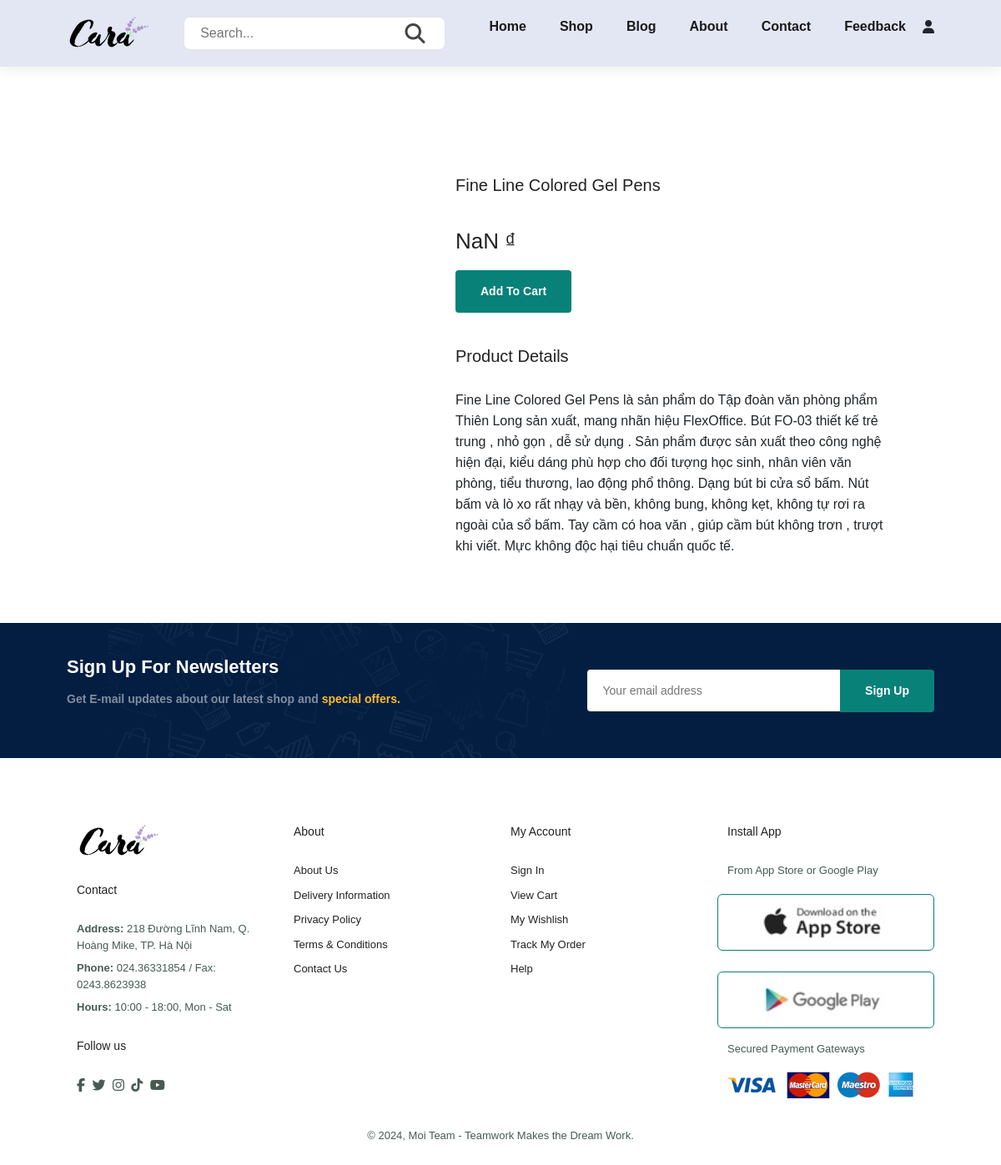
The page /detailProduct.php?id=4 on the database its author committed.
### tables this page shows
CREATE TABLE `sanpham` (
  `maSP` int(11) NOT NULL,
  `maLoaiSP` int(11) NOT NULL,
  `tenSP` varchar(100) NOT NULL,
  `giaSP` int(11) NOT NULL,
  `moTa` text NOT NULL,
  `hinhAnh` text NOT NULL
);

### detailProduct.php (the view, shortened to what this page needs)
<?php
include "./connection/connection.php";
$id = $_GET['id'];
$queryChiTiet = "SELECT * FROM sanpham WHERE maSP = $id";
$result = mysqli_query($conn, $queryChiTiet);
?>
<!DOCTYPE html>
<html lang="en">
<head>
    <link rel="stylesheet" href="./asset/grid.css">
    <link rel="stylesheet" href="https://pro.fontawesome.com/releases/v5.10.0/css/all.css" />
    <link rel="stylesheet" href="style.css">
    <link rel="stylesheet" href="./shop/shop1.css">
</head>
<body>
    <?php include './header.php' ?>
    <?php
    while ($row = mysqli_fetch_array($result)) {
        echo '<section id="prodetails" class="section-p1">
            <div class="single-pro-image">
                <img src="'. $row['hinhAnh'] .'" width="100%" style="border-radius: 8px;" id="MainImg" alt="" />
            </div>
            <div class="single-pro-details">
                <h4>'. $row['tenSP'] .'</h4>
                <h2 class="price">'. $row['giaSP'] .'</h2>
                <a href="./cart.php?id='. $row['maSP'] .'"><button class="normal">Add To Cart</button></a>
                <h4>Product Details</h4>
                <span>'. $row['moTa'] .'</span>
            </div>
        </section>';
    }
    ?>
    <section id="newsletter" class="section-p1 section-m1">
        <div class="newstext">
            <h4>Sign Up For Newsletters</h4>
            <p>
                Get E-mail updates about our latest shop and
                <span>special offers.</span>
            </p>
        </div>
        <div class="form">
            <input type="text" placeholder="Your email address" />
            <button class="normal">Sign Up</button>
        </div>
    </section>
    <footer class="section-p1">
        <div class="col">
            <img class="logo" src="img/logo.png" alt="" />
            <h4>Contact</h4>
            <p>
                <strong>Address:</strong> 218 Đường Lĩnh Nam, Q. Hoàng Mike, TP. Hà
                Nội
            </p>
            <p><strong>Phone:</strong> 024.36331854 / Fax: 0243.8623938</p>
            <p><strong>Hours:</strong> 10:00 - 18:00, Mon - Sat</p>
            <div class="follow">
                <h4>Follow us</h4>
                <div class="icon">
                    <i class="fab fa-facebook-f"></i>
                    <i class="fab fa-twitter"></i>
                    <i class="fab fa-instagram"></i>
                    <i class="fab fa-tiktok"></i>
                    <i class="fab fa-youtube"></i>
                </div>
            </div>
        </div>
        <div class="col">
            <h4>About</h4>
            <a href="#">About Us</a>
            <a href="#">Delivery Information</a>
            <a href="#">Privacy Policy</a>
            <a href="#">Terms & Conditions</a>
            <a href="#">Contact Us</a>
        </div>
        <div class="col">
            <h4>My Account</h4>
            <a href="#">Sign In</a>
            <a href="#">View Cart</a>
            <a href="#">My Wishlish</a>
            <a href="#">Track My Order</a>
            <a href="#">Help</a>
        </div>
        <div class="col install">
            <h4>Install App</h4>
            <p>From App Store or Google Play</p>
            <div class="row">
                <img src="img/pay/app.jpg" alt="" />
                <img src="img/pay/play.jpg" alt="" />
            </div>
            <p>Secured Payment Gateways</p>
            <img src="img/pay/pay.png" alt="" />
        </div>
        <div class="copyright">
            <p>© 2024, Moi Team - Teamwork Makes the Dream Work.</p>
        </div>
    </footer>
</body>
</html>

### asset/grid.css (style rules this page uses)
.row { display: flex; flex-wrap: wrap; margin-left: -4px; margin-right: -4px; }
.col { padding-left: 4px; padding-right: 4px; }
@media (min-width: 740px) { .row { margin-left: -8px; margin-right: -8px; } }
@media (min-width: 740px) { .col { padding-left: 8px; padding-right: 8px; } }
@media (min-width: 1113px) { .row { margin-left: -12px; margin-right: -12px; } }
@media (min-width: 1113px) { .col { padding-left: 12px; padding-right: 12px; } }

### style.css (style rules this page uses)
:root { --red: red; --blue: blue; --green: #088178; --dark-color: #219150; --black: #444; --light-color: #666; --border:.1rem solid rgba(0,0,0,.1); --border-hover:.1rem solid var(--black); --box-shadow:0 .5rem 1rem rgba(0,0,0,.1); }
* { margin: 0; padding: 0; box-sizing: border-box; font-family: "Spartan", sans-serif; outline: none; border: none; text-decoration: none; transition: all .2s linear; transition: width none; }
html { scroll-behavior: smooth; }
h2 { font-size: 46px; line-height: 54px; color: #222; }
h4 { font-size: 20px; color: #222; }
p { font-size: 16px; color: #465b52; margin: 15px 0 20px 0; }
.section-p1 { padding: 40px 80px; }
.section-m1 { margin: 40px 0; }
button.normal { font-size: 14px; font-weight: 600; padding: 15px 30px; color: #000; background-color: #fff; border-radius: 4px; cursor: pointer; border: none; outline: none; transition: 0.2s; }
body { width: 100%; }

### shop/shop1.css (style rules this page uses)
:root { --green: #088178; --dark-color: #219150; --black: #444; --light-color: #666; --border:.1rem solid rgba(0,0,0,.1); --border-hover:.1rem solid var(--black); --box-shadow:0 .5rem 1rem rgba(0,0,0,.1); }
* { margin: 0; padding: 0; box-sizing: border-box; font-family: "Spartan", sans-serif; outline: none; border: none; text-decoration: none; transition: all .2s linear; transition: width none; }
html { scroll-behavior: smooth; }
h2 { font-size: 46px; line-height: 54px; color: #222; }
h4 { font-size: 20px; color: #222; }
p { font-size: 16px; color: #465b52; margin: 15px 0 20px 0; }
.section-p1 { padding: 40px 80px; }
.section-m1 { margin: 40px 0; }
button.normal { font-size: 14px; font-weight: 600; padding: 15px 30px; color: #000; background-color: #fff; border-radius: 4px; cursor: pointer; border: none; outline: none; transition: 0.2s; }
body { width: 100%; }
#newsletter { display: flex; justify-content: space-between; flex-wrap: wrap; align-items: center; background-image: url("img/banner/b14.png"); background-repeat: no-repeat; background-position: 20% 30%; background-color: #041e42; }
#newsletter h4 { font-size: 22px; font-weight: 700; color: #fff; }
#newsletter p { font-size: 14px; font-weight: 600; color: #818ea0; }
#newsletter p span { color: #ffbd27; }
#newsletter .form { display: flex; width: 40%; }
#newsletter input { height: 3.125rem; padding: 0 1.25em; font-size: 14px; width: 100%; border: 1px solid transparent; border-radius: 4px; outline: none; border-top-right-radius: 0; border-bottom-right-radius: 0; }
#newsletter button { background-color: #088178; color: #fff; white-space: nowrap; border-top-left-radius: 0; border-bottom-left-radius: 0; }
footer { display: flex; flex-wrap: wrap; justify-content: space-between; }
footer .col { display: flex; flex-direction: column; align-items: flex-start; margin-bottom: 20px; }
footer .logo { margin-bottom: 30px; }
footer h4 { font-size: 14px; padding-bottom: 20px; }
footer p { font-size: 13px; margin: 0 0 8px 0; }
footer a { font-size: 13px; text-decoration: none; color: #222; margin-bottom: 10px; }
footer .follow { margin-top: 20px; }
footer .follow i { color: #465b52; padding-right: 4px; cursor: pointer; }
footer .install .row img { border: 1px solid #088178; border-radius: 6px; }
footer .install img { margin: 10px 0 15px 0; }
footer .copyright { width: 100%; text-align: center; }
#prodetails { display: flex; margin-top: 20px; }
#prodetails .single-pro-image { width: 40%; margin-right: 50px; }
#prodetails .single-pro-details { width: 50%; padding-top: 30px; }
#prodetails .single-pro-details h4 { padding: 40px 0 20px 0; }
#prodetails .single-pro-details h2 { font-size: 26px; }
#prodetails .single-pro-details button { background-color: #088178; color: #fff; }
#prodetails .single-pro-details span { line-height: 25px; }

### rows shown on the page
sanpham: tenSP "Fine Line Colored Gel Pens", moTa "Fine Line Colored Gel Pens là sản phẩm do Tập đoàn văn phòng phẩm Thiên Long sản xuất, mang nhãn hiệu FlexOffice. Bút FO-03 thiết kế trẻ trung , nhỏ gọn , dễ sử dụng . Sản phẩm được sản xuất theo công nghệ hiện đại, kiểu dáng phù hợp cho đối tượng học sinh, nhân viên văn phòng, tiểu thương, lao động phổ thông. Dạng bút bi cửa sổ bấm. Nút bấm và lò xo rất nhạy và bền, không bung, không kẹt, không tự rơi ra ngoài của sổ bấm. Tay cầm có hoa văn , giúp cầm bút không trơn , trượt khi viết. Mực không độc hại tiêu chuẩn quốc tế."
